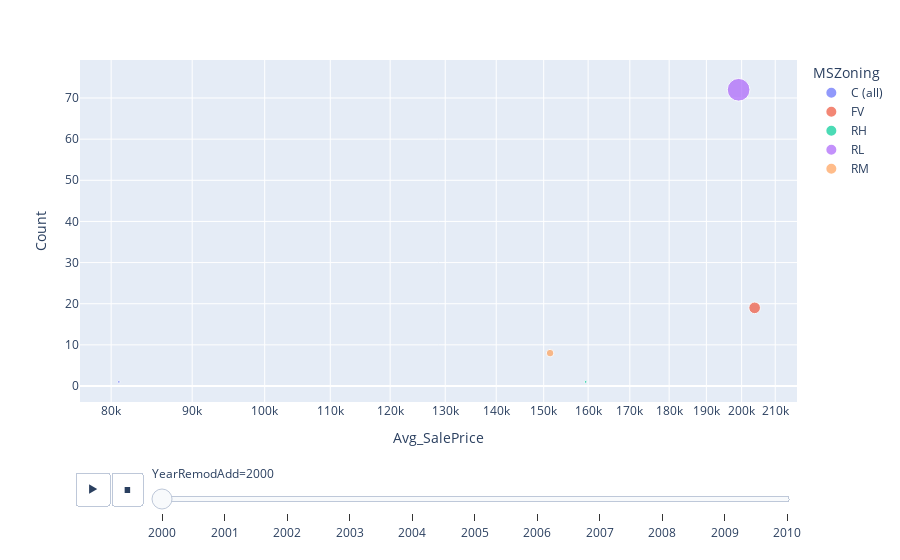

Write notebook code for a chart like this one.
### Code cell
yr_nbhood = listing[listing['YearRemodAdd'] >= 2000].groupby(['YearRemodAdd','MSZoning']).agg({'SalePrice': 'mean', 'PID': 'count'})
yr_nbhood.columns = ['Avg_SalePrice','Count']
yr_nbhood = yr_nbhood.reset_index()
yr_nbhood.head()


df = yr_nbhood.sort_values(by='YearRemodAdd', ascending=True)
fig = px.scatter(df, x="Avg_SalePrice", y="Count", animation_group="MSZoning", animation_frame = 'YearRemodAdd', 
                 color="MSZoning", hover_name="MSZoning", size = 'Count',
                 log_x = True)
# fig.update_xaxes(tickangle=45)b
fig.show()

### Figure 1 — Plotly figure (JSON) as saved in the notebook; plotly's stock layout.template omitted (floating-point values rounded to 4 significant figures)
{"data": [{"hovertemplate": "<b>%{hovertext}</b><br><br>MSZoning=C (all)<br>YearRemodAdd=2000<br>Avg_SalePrice=%{x}<br>Count=%{marker.size}<extra></extra>", "hovertext": ["C (all)"], "ids": ["C (all)"], "legendgroup": "C (all)", "marker": {"color": "#636efa", "size": [1], "sizemode": "area", "sizeref": 0.28, "symbol": "circle"}, "mode": "markers", "name": "C (all)", "orientation": "v", "showlegend": true, "type": "scatter", "x": [80900], "xaxis": "x", "y": [1], "yaxis": "y"}, {"hovertemplate": "<b>%{hovertext}</b><br><br>MSZoning=FV<br>YearRemodAdd=2000<br>Avg_SalePrice=%{x}<br>Count=%{marker.size}<extra></extra>", "hovertext": ["FV"], "ids": ["FV"], "legendgroup": "FV", "marker": {"color": "#EF553B", "size": [19], "sizemode": "area", "sizeref": 0.28, "symbol": "circle"}, "mode": "markers", "name": "FV", "orientation": "v", "showlegend": true, "type": "scatter", "x": [203800.0], "xaxis": "x", "y": [19], "yaxis": "y"}, {"hovertemplate": "<b>%{hovertext}</b><br><br>MSZoning=RH<br>YearRemodAdd=2000<br>Avg_SalePrice=%{x}<br>Count=%{marker.size}<extra></extra>", "hovertext": ["RH"], "ids": ["RH"], "legendgroup": "RH", "marker": {"color": "#00cc96", "size": [1], "sizemode": "area", "sizeref": 0.28, "symbol": "circle"}, "mode": "markers", "name": "RH", "orientation": "v", "showlegend": true, "type": "scatter", "x": [159434], "xaxis": "x", "y": [1], "yaxis": "y"}, {"hovertemplate": "<b>%{hovertext}</b><br><br>MSZoning=RL<br>YearRemodAdd=2000<br>Avg_SalePrice=%{x}<br>Count=%{marker.size}<extra></extra>", "hovertext": ["RL"], "ids": ["RL"], "legendgroup": "RL", "marker": {"color": "#ab63fa", "size": [72], "sizemode": "area", "sizeref": 0.28, "symbol": "circle"}, "mode": "markers", "name": "RL", "orientation": "v", "showlegend": true, "type": "scatter", "x": [199100.0], "xaxis": "x", "y": [72], "yaxis": "y"}, {"hovertemplate": "<b>%{hovertext}</b><br><br>MSZoning=RM<br>YearRemodAdd=2000<br>Avg_SalePrice=%{x}<br>Count=%{marker.size}<extra></extra>", "hovertext": ["RM"], "ids": ["RM"], "legendgroup": "RM", "marker": {"color": "#FFA15A", "size": [8], "sizemode": "area", "sizeref": 0.28, "symbol": "circle"}, "mode": "markers", "name": "RM", "orientation": "v", "showlegend": true, "type": "scatter", "x": [151400], "xaxis": "x", "y": [8], "yaxis": "y"}], "layout": {"legend": {"itemsizing": "constant", "title": {"text": "MSZoning"}, "tracegroupgap": 0}, "margin": {"t": 60}, "sliders": [{"active": 0, "currentvalue": {"prefix": "YearRemodAdd="}, "len": 0.9, "pad": {"b": 10, "t": 60}, "steps": [{"args": [["2000"], {"frame": {"duration": 0, "redraw": false}, "fromcurrent": true, "mode": "immediate", "transition": {"duration": 0, "easing": "linear"}}], "label": "2000", "method": "animate"}, {"args": [["2001"], {"frame": {"duration": 0, "redraw": false}, "fromcurrent": true, "mode": "immediate", "transition": {"duration": 0, "easing": "linear"}}], "label": "2001", "method": "animate"}, {"args": [["2002"], {"frame": {"duration": 0, "redraw": false}, "fromcurrent": true, "mode": "immediate", "transition": {"duration": 0, "easing": "linear"}}], "label": "2002", "method": "animate"}, {"args": [["2003"], {"frame": {"duration": 0, "redraw": false}, "fromcurrent": true, "mode": "immediate", "transition": {"duration": 0, "easing": "linear"}}], "label": "2003", "method": "animate"}, {"args": [["2004"], {"frame": {"duration": 0, "redraw": false}, "fromcurrent": true, "mode": "immediate", "transition": {"duration": 0, "easing": "linear"}}], "label": "2004", "method": "animate"}, {"args": [["2005"], {"frame": {"duration": 0, "redraw": false}, "fromcurrent": true, "mode": "immediate", "transition": {"duration": 0, "easing": "linear"}}], "label": "2005", "method": "animate"}, {"args": [["2006"], {"frame": {"duration": 0, "redraw": false}, "fromcurrent": true, "mode": "immediate", "transition": {"duration": 0, "easing": "linear"}}], "label": "2006", "method": "animate"}, {"args": [["2007"], {"frame": {"duration": 0, "redraw": false}, "fromcurrent": true, "mode": "immediate", "transition": {"duration": 0, "easing": "linear"}}], "label": "2007", "method": "animate"}, {"args": [["2008"], {"frame": {"duration": 0, "redraw": false}, "fromcurrent": true, "mode": "immediate", "transition": {"duration": 0, "easing": "linear"}}], "label": "2008", "method": "animate"}, {"args": [["2009"], {"frame": {"duration": 0, "redraw": false}, "fromcurrent": true, "mode": "immediate", "transition": {"duration": 0, "easing": "linear"}}], "label": "2009", "method": "animate"}, {"args": [["2010"], {"frame": {"duration": 0, "redraw": false}, "fromcurrent": true, "mode": "immediate", "transition": {"duration": 0, "easing": "linear"}}], "label": "2010", "method": "animate"}], "x": 0.1, "xanchor": "left", "y": 0, "yanchor": "top"}], "updatemenus": [{"buttons": [{"args": [null, {"frame": {"duration": 500, "redraw": false}, "fromcurrent": true, "mode": "immediate", "transition": {"duration": 500, "easing": "linear"}}], "label": "&#9654;", "method": "animate"}, {"args": [[null], {"frame": {"duration": 0, "redraw": false}, "fromcurrent": true, "mode": "immediate", "transition": {"duration": 0, "easing": "linear"}}], "label": "&#9724;", "method": "animate"}], "direction": "left", "pad": {"r": 10, "t": 70}, "showactive": false, "type": "buttons", "x": 0.1, "xanchor": "right", "y": 0, "yanchor": "top"}], "xaxis": {"anchor": "y", "domain": [0, 1], "title": {"text": "Avg_SalePrice"}, "type": "log"}, "yaxis": {"anchor": "x", "domain": [0, 1], "title": {"text": "Count"}}}}
